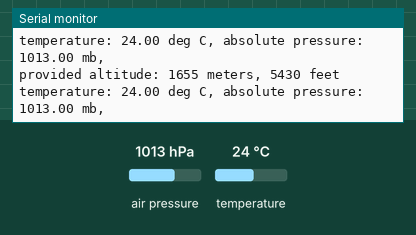
Bench run of a sketch on a simulated Arduino Uno, built with avr-gcc and run on an emulated ATmega328P. Shown: the last lines printed to the serial monitor. The inputs (shaded band) are chosen by the test bench; at power-on: air pressure 1013 hPa, temperature 24 °C.

Above: at 5.8 s.
5.9 s: air pressure set to 952 hPa
At 10.6 s:
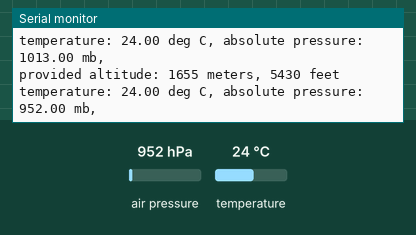
11.9 s: temperature set to 12 °C
At 15.7 s:
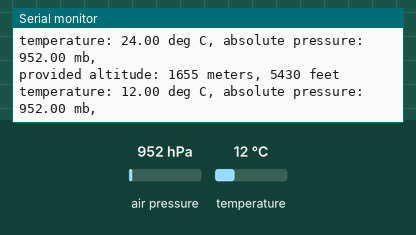
17.9 s: air pressure set to 975 hPa
At 20.9 s:
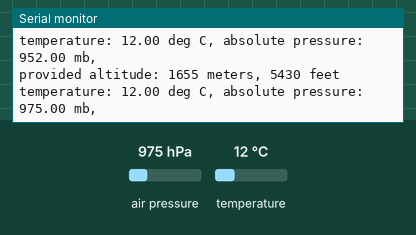
Timing chart, 0 to 22.4 s (numbered marks = the images above; inputs shaded):
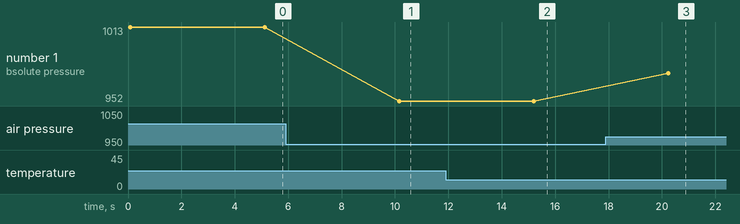

Measured:
- after the input at 5.9 s, the serial monitor: prints a new line after 4.3 s (image 1)
- after the input at 11.9 s, the serial monitor: prints a new line after 3.3 s (image 2)
- after the input at 17.9 s, the serial monitor: prints a new line after 2.3 s (image 3)
- plotted number 1: 1013 → 952 after the input at 5.9 s, 952 → 975 after the input at 17.9 s

The sketch:

bmp180_code.ino
```cpp
#include <SFE_BMP180.h>
#include <Wire.h>
SFE_BMP180 pressure;
#define ALTITUDE 1655.0

void setup()
{
  Serial.begin(9600);
  Serial.println("REBOOT");

  if (pressure.begin())
    Serial.println("BMP180 init success");
  else
  {

    Serial.println("BMP180 init fail\n\n");
    while(1); // Pause forever.
  }
}

void loop()
{
  char status;
  double T,P,p0,a;


  Serial.println();
  Serial.print("provided altitude: ");
  Serial.print(ALTITUDE,0);
  Serial.print(" meters, ");
  Serial.print(ALTITUDE*3.28084,0);
  Serial.println(" feet");


  status = pressure.startTemperature();
  if (status != 0)
  {
    // Wait for the measurement to complete:
    delay(status);

    // Retrieve the completed temperature measurement:
    // Note that the measurement is stored in the variable T.
    // Function returns 1 if successful, 0 if failure.

    status = pressure.getTemperature(T);
    if (status != 0)
    {
      // Print out the measurement:
      Serial.print("temperature: ");
      Serial.print(T,2);
      Serial.print(" deg C, ");

      // Start a pressure measurement:
      // The parameter is the oversampling setting, from 0 to 3 (highest res, longest wait).
      // If request is successful, the number of ms to wait is returned.
      // If request is unsuccessful, 0 is returned.

      status = pressure.startPressure(3);
      if (status != 0)
      {
        // Wait for the measurement to complete:
        delay(status);

        // Retrieve the completed pressure measurement:
        // Note that the measurement is stored in the variable P.
        // Note also that the function requires the previous temperature measurement (T).
        // (If temperature is stable, you can do one temperature measurement for a number of pressure measurements.)
        // Function returns 1 if successful, 0 if failure.

        status = pressure.getPressure(P,T);
        if (status != 0)
        {
          // Print out the measurement:
          Serial.print("absolute pressure: ");
          Serial.print(P,2);
          Serial.print(" mb, ");


          // The pressure sensor returns abolute pressure, which varies with altitude.
          // To remove the effects of altitude, use the sealevel function and your current altitude.
          // This number is commonly used in weather reports.
          // Parameters: P = absolute pressure in mb, ALTITUDE = current altitude in m.
          // Result: p0 = sea-level compensated pressure in mb


        }
        else Serial.println("error retrieving pressure measurement\n");
      }
      else Serial.println("error starting pressure measurement\n");
    }
    else Serial.println("error retrieving temperature measurement\n");
  }
  else Serial.println("error starting temperature measurement\n");

  delay(5000);  // Pause for 5 seconds.
}
```
